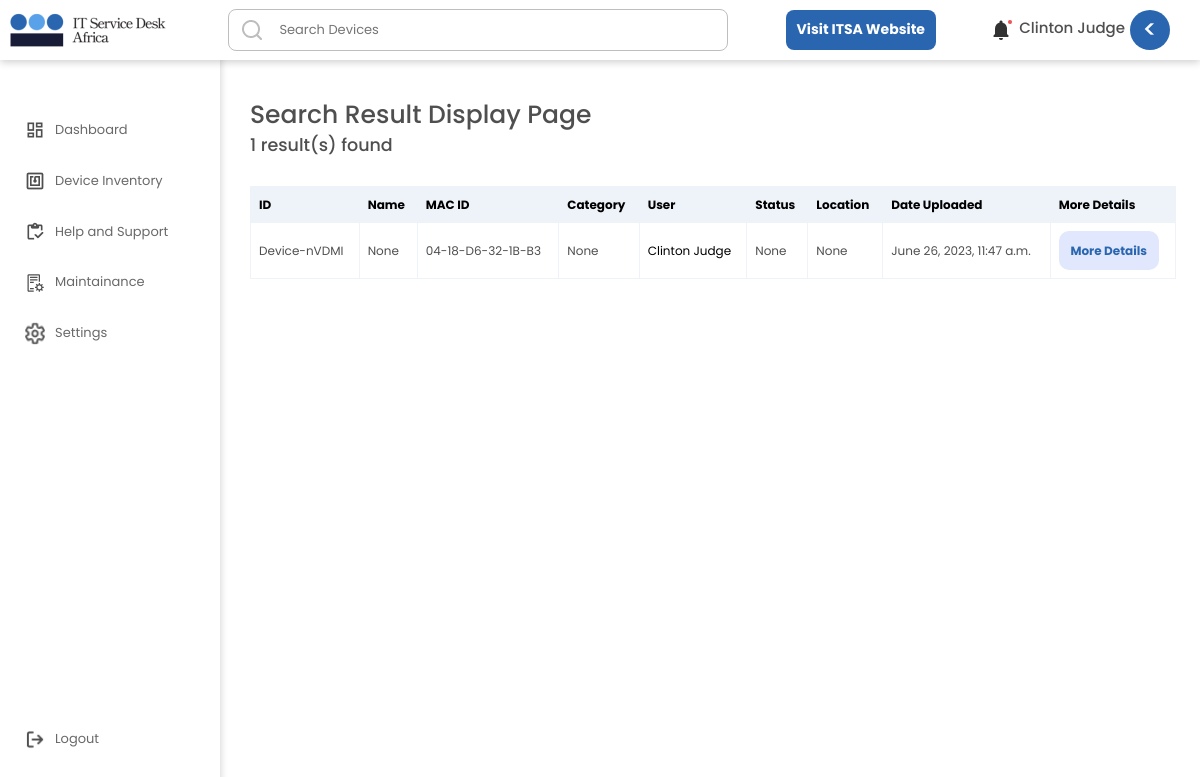
The page /staff/staffsearchresult/ (signed in) on the database as committed earlier.
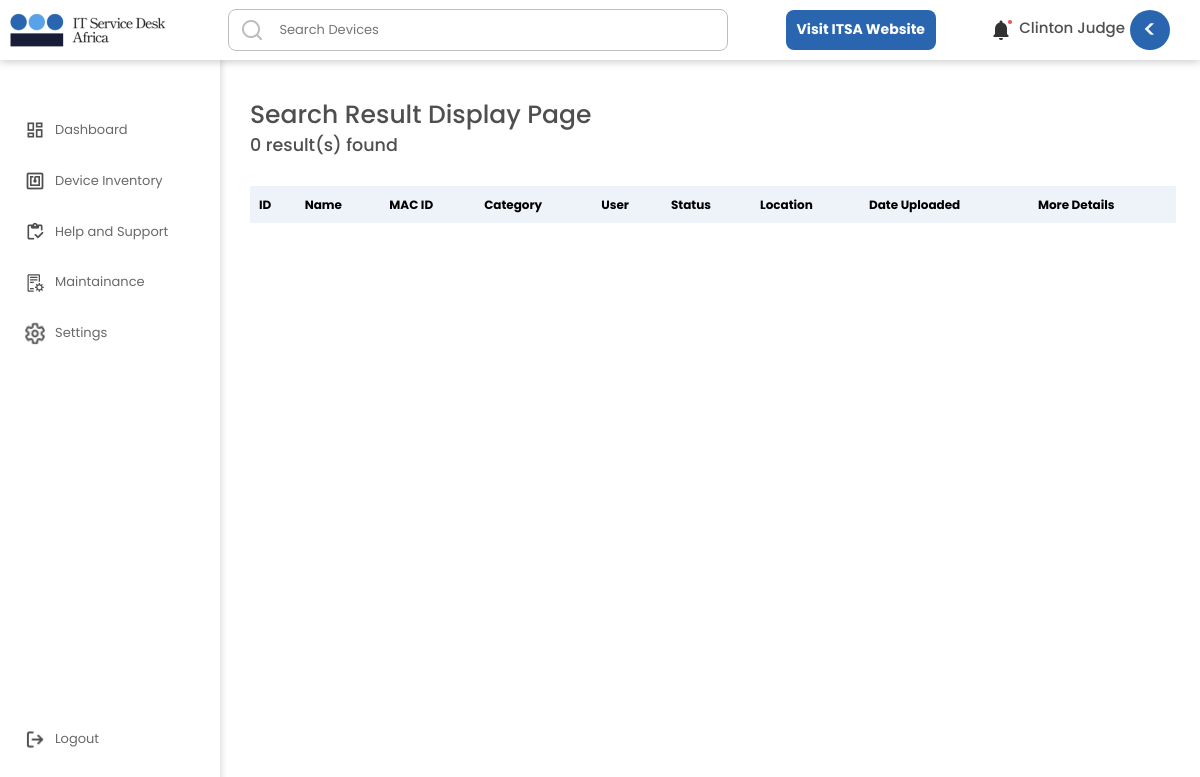
The same page on the database as committed later.
### userarea/models.py (models this page shows, shortened)
class DeviceRegisterUpload(models.Model):
    user = models.ForeignKey(User, null=True, on_delete=models.CASCADE)
    deviceip = models.CharField(max_length = 1500, null=True, blank = True)
    devicename= models.CharField(max_length = 1500, blank = True, null=True)
    devicemacaddress = models.CharField(max_length = 1500, null=True, blank = True)
    devicenetworkadaptercompany = models.CharField(max_length = 1500, null=True, blank = True)
    devicestatus = models.CharField(max_length= 300,choices = DEVICE_HEALTH_STATUS, default = 'Working', null=True, blank = True)
    deviceworkgroup = models.CharField(max_length = 1500, null=True, blank = True)
    deviceportnumber = models.CharField(max_length = 1500, null=True, blank = True)
    devicemultiplepacket = models.CharField(max_length = 1500, null=True, blank = True)
    index= models.CharField(max_length = 1500, blank = True, null=True)
    devicetype= models.CharField(max_length = 1500, null=True, blank = True)
    devicelocation= models.CharField(max_length = 1500, null=True, blank = True)
    devicebrand= models.CharField(max_length = 1500, null=True, blank = True)
    deviceos = models.CharField(max_length = 1500, null=True, blank = True)
    devicecostofpurchase = models.CharField(max_length = 1500, null=True, blank = True)
    deviceusedepartment = models.CharField(max_length = 1500, null=True, blank = True)
    staffUserID = models.CharField(max_length = 1500, default='None')
    deviceuseremail = models.CharField(max_length= 200, null=True, blank = True)
    deviceuserfirstname = models.CharField(max_length= 200, null=True, blank = True)
    deviceuserlastname = models.CharField(max_length= 200, null=True, blank = True)
    deviceuserphonenumber = models.CharField(max_length= 200, null=True, blank = True)
    deviceuserdateofresumption = models.CharField(max_length= 200, null=True, blank = True)
    deviceworkingcondition = models.CharField(max_length= 300,choices = DEVICE_WORKING_CONDITION, default = 'Good', null=True, blank = True)
    deviceyearofpurchase = models.CharField(max_length = 1500, null=True, blank = True)
    devicedepreciationrate = models.CharField(max_length = 1500, null=True, blank = True)
    deviceid = models.CharField(max_length = 1500, null=True, blank = True)
    savetimedata = models.CharField(max_length = 1500, null=True, blank = True)
    registeredMonth = models.CharField(max_length = 1500, null=True, blank = True)
    weekNumberSaved = models.CharField(max_length = 1500, null=True, blank = True)
    CompanyUniqueCode = models.CharField(max_length = 130, null=True, blank = True)
    created_at = models.DateTimeField(auto_now_add=True)
    edited_at = models.DateTimeField(auto_now=True)
    class Meta:
        ordering = ['-edited_at', '-created_at']

### staffapp/views.py (the view)
# urls.py: path('staffsearchresult/', views.StaffSearchresult, name="StaffSearchresult"),
def StaffSearchresult(request):
    print('seaching...')
    if request.GET.get('q') == 'AllStatus':
        deviceSearch = DeviceRegisterUpload.objects.filter(
            Q(devicestatus__icontains = 'Working') |
            Q(deviceuserfirstname__icontains = 'Critical') |
            Q(deviceuserfirstname__icontains = 'Faulty') )
    q = request.GET.get('q') if request.GET.get('q') != None else ''
    if request.method == 'GET':
        print(q)
    deviceSearch = DeviceRegisterUpload.objects.filter(
       Q( Q(deviceid__icontains = q) |
        Q(deviceuserfirstname__icontains = q) |
        Q(deviceuserlastname__icontains = q) |
        Q(devicemacaddress__icontains = q) |
        Q(deviceusedepartment__icontains = q) |
        Q(devicestatus__icontains = q) |
        Q(devicebrand__icontains = q) |
        Q(created_at__icontains = q) |
        Q(devicetype__icontains = q) |
        Q(devicelocation__icontains = q) |
        Q(savetimedata__icontains = q) |
        Q(weekNumberSaved__icontains = q)
    ) & Q(deviceuseremail = request.user.username))
    deviceSearchCount = deviceSearch.count()
    thisYear = datetime.today().year
    today = datetime.today()
    dateNow = datetime.now()
    month1 = dateNow.strftime("%b")
    print("Current Month Full Name:", month1)
    print("dateNow", dateNow)
    print("today", today)
    date = datetime.today()
    weekNumber = date.isocalendar().week
    print('this week number:', weekNumber)
    allUsers = User.objects.all()
    context = {'allUsers':allUsers, 'deviceSearch': deviceSearch, 'deviceSearchCount':deviceSearchCount}
    return render(request, 'staffapp/staffsearchresult.html', context)

### staffapp/templates/staffapp/staffsearchresult.html (shortened to what this page needs)
{% include 'staffgeneral.html' %}
{% load static %}
{% block content %}
<!DOCTYPE html>
<html lang="en">
	<head>
		<link rel="stylesheet" href={% static 'dashboard/css/style.css' %} />
		<link rel="stylesheet" href={% static 'inventory/css/style.css' %} />
		<link href="https://unpkg.com/aos@2.3.1/dist/aos.css" rel="stylesheet">
	</head>
	<body class='body'>
		<div class='main'>
            <h1>Search Result Display Page</h1>
			<h3>{{deviceSearchCount}} result(s) found</h3>
			<div>
				<div>
					<table>
                        <tr>
                          <th>ID</th>
                          <th>Name</th>
                          <th>MAC ID</th>
                          <th>Category</th>
                          <th>User</th>
                          <th>Status</th>
                          <th>Location</th>
                          <th>Date Uploaded</th>
                          <th>More Details</th>
                        </tr>
						{% for deviceSearch in deviceSearch %}
                        <tr>
                          <td>{{ deviceSearch.deviceid }}</td>
                          <td>{{ deviceSearch.devicebrand }}</td>
                          <td>{{ deviceSearch.devicemacaddress }}</td>
                          <td>{{ deviceSearch.devicetype }}</td>
                          <td><a href=''>{{ deviceSearch.deviceuserfirstname }} {{ deviceSearch.deviceuserlastname }}</a></td>
                          <td class={{ deviceSearch.devicestatus }}>{{ deviceSearch.devicestatus }}</td>
                          <td>{{ deviceSearch.devicelocation }}</td>
                          <td>{{ deviceSearch.created_at }}</td>
						  <td class='moredetailsbtn'>
							<button>More Details</button>
						  </td>
					</tr>
						{% endfor %}
                    </table>
				</div>
			</div>
        </div>
    </body>
</html>
{% endblock content %}

Rows that differ between the two databases and show on the page:
removed DeviceRegisterUpload: deviceid "Device-nVDMI", devicebrand "None", devicemacaddress "04-18-D6-32-1B-B3", devicetype "None", deviceuserfirstname "Clinton", deviceuserlastname "Judge", devicestatus "None", devicelocation "None", created_at "June 26, 2023, 11:47 a.m."
Other text that changed with them:
{{ deviceSearchCount }}: "1" → "0"
